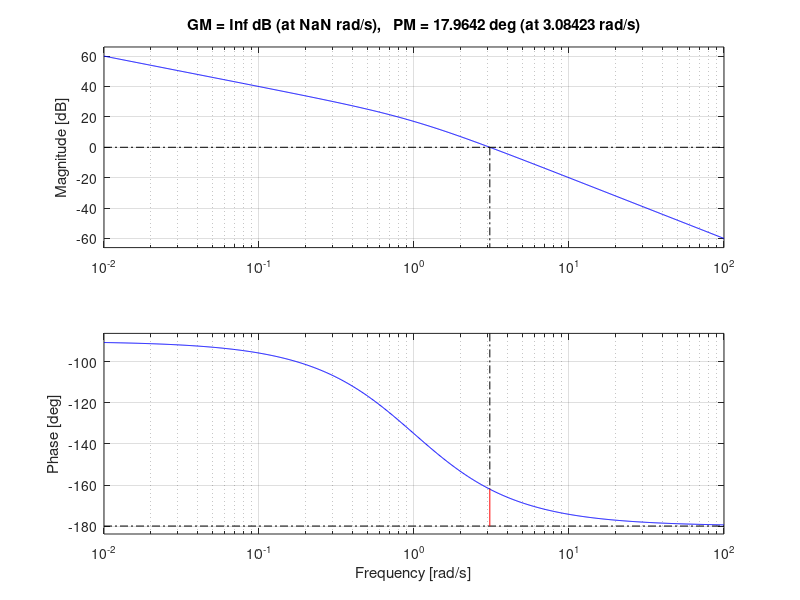
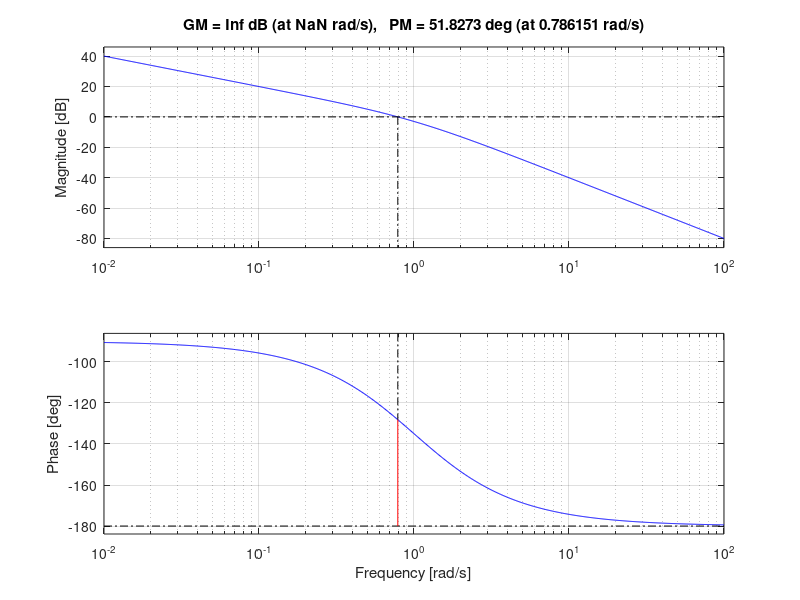
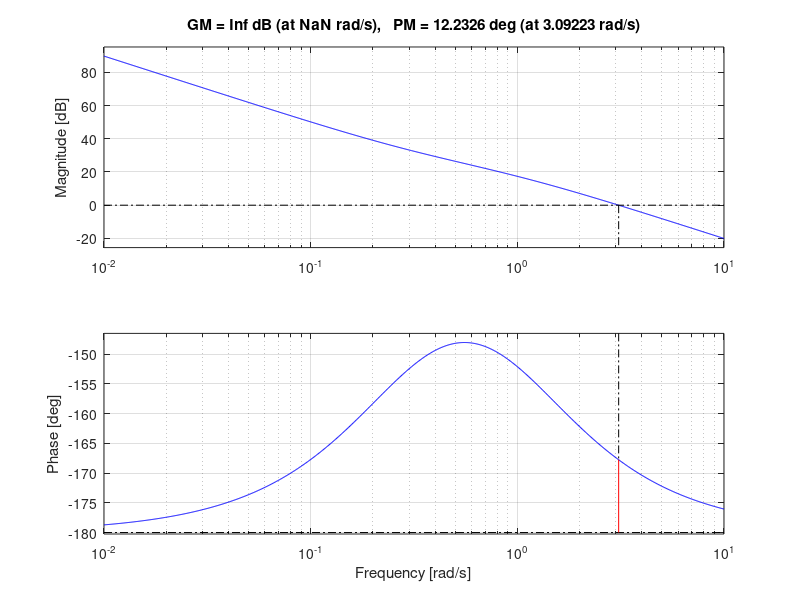
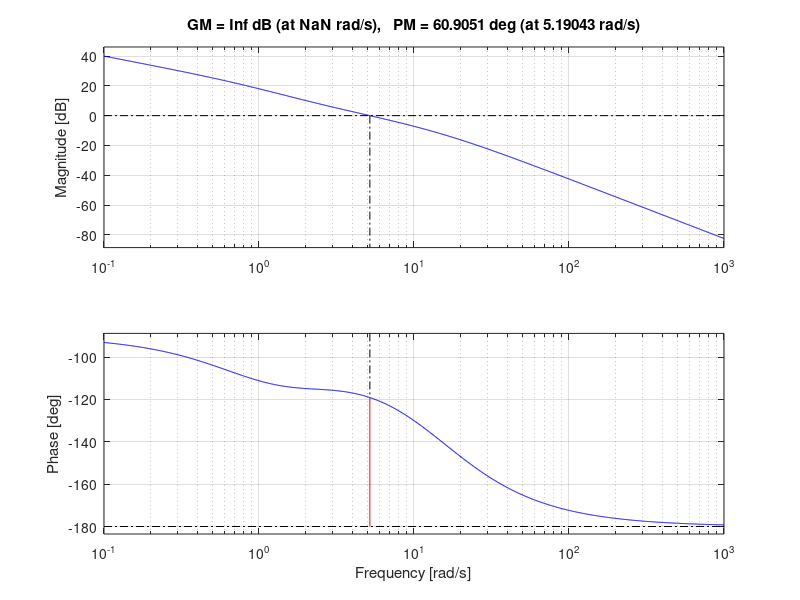

Write the MATLAB code that produced these figures, in order.
clear, close all, clc

%% Task 1: Implement a P controller in a system to increase the phase margin to roughly 50 degrees, thus increasing stability.

G = tf([10],[1 1 0]); % System is G(s) = 10/(s*(s+1))
figure(1)
margin(G) % System before implementing P controller

% P controller is simply a factor implemented in series with the system
kp = 0.1; % P controller value
figure(2)
margin(kp*G) % System after implementing P controller



% Using a kp value of 0.1 results in a phase margin of 51.8 degrees. This
% value has been increased by 33.8 degrees from 18 degrees.

%% Task 2: Implement a PI controller for G(s) so that the phase margin is affected with around -7 degrees.

% The PI controller is calculated as D(s) = Ki * (1 + t_i * s) / (t_i * s)

ki = 1; % PI controller steady-state value, should not impact the system
wi = 0.308; % PI controller natural frequency, should be around a decade lower than system's frequency due to phase impact
ti = 1/wi; % PI controller's time constant

D = tf(ki*[ti 1], [ti 0]) % PI controller transfer function

figure(3)
margin(D*G) % System after implementing PI controller

% Using a ki of 1 and a wi of 0.308 rad/s results in a phase margin of
% around 12 degrees, which is 6 degrees lower than before using the PI.

% The best performance for a PI controller is obtained by using a frequency
% around a decade lower than the crossover frequency.

%% Task 3: Implement a lead (PD) controller for G(s) so that the phase margin is affected with around +50 degrees.

% The PD controller is calculated as 
% D(s) = Kd * (1 + t_d * s) / (1 + alpha * t_d * s), where alpha < 1
% The peak of the lead regulator is located at 1 / (sqrt(alpha) * td)
% alpha = (1 - sin(phase_max)) / (1 + sin(phase_max))

phase = 50; % Phase to implement
kd = 1; % PD controller's attenuation
% If the crossover frequency is to remain unchanged, calculate kd with kd =
% sqrt(alpha)

alpha = (1 - sind(phase))/(1 + sind(phase)); % Alpha value for controller

% We wish to place the phase peak at the final system's crossover frequency.
wc = 5.2;
td = 1 / (wc * sqrt(alpha));

D = tf(kd*[td 1], [alpha*td 1]) % PD controller transfer function

figure(4)
margin(D*G) % System after implementing PD controller

% The phase margin is increased from 18 degrees to 60.9 degrees.
% An increase of 42.9 degrees.

% If a lower kd is used, the phase margin is improved further,
% at a cost of lower cutoff frequency and generally worse performance. A kd
% of 0.37 results in an unchanged cutoff frequency, which may be wanted.

%% Task 4: With pole placement, design a PID controller with steady state error -> 0 and characteristic equation (s+2)^3.
% This will result in 3 poles at position -3.
% The expanded equation is: s^3 + 6 * s^2 + 12 s + 8

% The plant/system used is Gp(s) = 10/(s^2 + 3s + 4)

% The PID controller is calculated as 
% D(s) = kp + ki/s + kd * s

% y/yr(s) = ( (kp + ki/s + kd * s) * 10 / (s^2 + 3s + 4) ) / ( 1 + ( kp +
% ki/s + kd * s) * 10 / (s^2 + 3s + 4) )

% This can be further changed by simplifying to:
% = ( (kp + ki/s + kd * s) * 10 ) / ( (s^2 + 3s + 4 + (kp + ki/s + kd *s) *
% 10)

% We now multiply by s in both numerator and denominator
% = ( (kp * s + ki + kd * s^2) * 10 ) / ( (s^3 + (3 + 10 * kd) * s^2 + (4 +
% 10 * kp) * s + 10 * ki) )

% Each of these parts are now set equal to the expanded characteristic
% equation. This results in:
% kd = 0.3
% kp = 0.8
% ki = 0.8

%% Task 5: Implement a PID controller with a crossover frequency of 10 rad/s and phase margin of 50 degrees.
% The plant/system used is Gp(s) = 10 / (s^2 + 3s + 4)
Gp = tf([10], [1 3 4]);
figure(5)
margin(Gp)

% A PID controller's transfer function is:
% D(s) = kp + ki * (1 + t_i * s) / (t_i * s) + Kd * (1 + t_d * s) / (1 + alpha * t_d * s)

% The gain at 10 rad/s is -20.1 dB, which must be accounted for with the
% proportional gain part.
kp = 10^(20.1/20);

% Alternative to using the Bode plot for finding gain:
% [gain,phase] = bode(Gp, wc)

% The integration part is then calculated
ki = 1; % I part's steady-state value, should not impact the system
wi = 1; % I part's natural frequency, should be around a decade lower than system's frequency due to phase impact
ti = 1/wi; % I part's time constant

Dpi = tf(kp * [ti 1], [ti 0]); % These can also be split up as P and I.
figure(6)
margin(Gp*Dpi)

% The derivative part is then calculated, knowing that the phase margin is
% 11.6 degrees when accounting for the integration.
% Roughly 38.4 degrees of phase boost is thus required.
phase = 38.4;
alpha = (1 - sind(phase))/(1 + sind(phase));
kd = sqrt(alpha);

wc = 10;
td = 1 / (wc * sqrt(alpha));

Dd = tf(kd*[td 1], [alpha*td 1]);
Ds = Dpi * Dd;

figure(7)
margin(Gp*Ds)